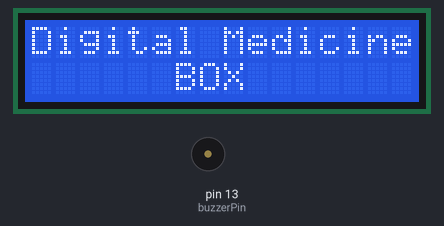
The sketch below on a simulated Arduino Uno, built with avr-gcc and run on an emulated ATmega328P. On the bench: 16×2 character LCD, buzzer (waves = sounding, pin HIGH). The local clock reads 2024-03-15 10:24:30 at power-on unless the sketch sets it.

Above: at 0.1 s.
At 3.1 s:
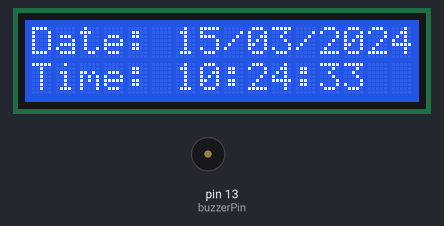
At 11.2 s:
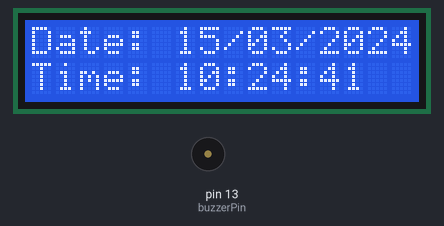
At 20.2 s:
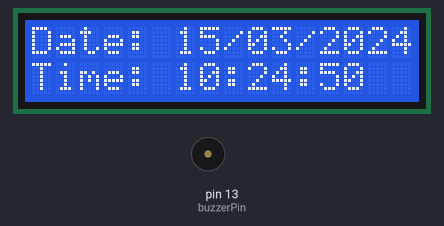
At 29.3 s:
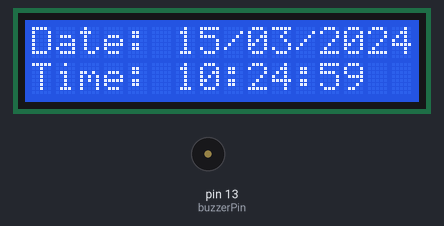
At 38.3 s:
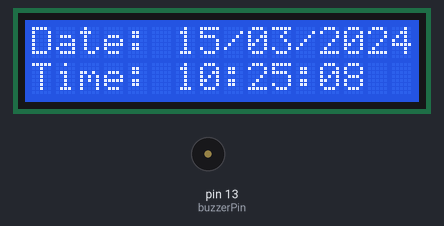

Measured:
- what the display in image 1 shows lasts 1.0 s, from 3.1 s to 4.1 s

The sketch:

medicine_reminder.ino
```cpp
/*
 * ==============================================================================
 * Project : Automatic Medicine Reminder Box using Arduino
 * Course  : Digital Logic Design Sessional (EEE 228)
 * Dept    : Biomedical Engineering, CUET
 * Authors : Dip Muhuri, Sifat Chowdhury, Nizam Uddin Babu, Dip Paul, Jannatul Mawa Taki
 * ==============================================================================
 */

#include <Wire.h>
#include <RTClib.h>
#include <LiquidCrystal.h>

// Initialize DS3231 RTC and 16x2 LCD in 4-bit mode (RS, EN, D4, D5, D6, D7)
RTC_DS3231 rtc;
LiquidCrystal lcd(12, 11, 5, 4, 3, 2);

const int buzzerPin = 13; // Output pin for active buzzer and alert LED

void setup() {
  Serial.begin(9600);
  pinMode(buzzerPin, OUTPUT);
  digitalWrite(buzzerPin, LOW);

  lcd.begin(16, 2);

  if (!rtc.begin()) {
    Serial.println("Couldn't find RTC module. Check connections!");
    lcd.clear();
    lcd.print("RTC Not Found!");
    while (1);
  }

  // Synchronize RTC once if power is lost (or set manual timestamp)
  if (rtc.lostPower()) {
    rtc.adjust(DateTime(F(__DATE__), F(__TIME__)));
  }

  // Welcome screen sequence
  lcd.clear();
  lcd.setCursor(0, 0);
  lcd.print("Digital Medicine");
  lcd.setCursor(0, 1);
  lcd.print("      BOX       ");
  delay(3000);
  lcd.clear();
}

void loop() {
  DateTime now = rtc.now();

  // Display default Live Date & Time screen
  lcd.setCursor(0, 0);
  lcd.print("Date: ");
  printTwoDigits(now.day());
  lcd.print('/');
  printTwoDigits(now.month());
  lcd.print('/');
  lcd.print(now.year(), DEC);

  lcd.setCursor(0, 1);
  lcd.print("Time: ");
  printTwoDigits(now.hour());
  lcd.print(':');
  printTwoDigits(now.minute());
  lcd.print(':');
  printTwoDigits(now.second());

  // Verify scheduled alarm slots
  checkReminders(now);

  delay(1000); // 1-second refresh cycle
}

void checkReminders(DateTime now) {
  if (now.hour() == 1 && now.minute() == 16 && now.second() == 0) {
    displayReminder("Morning Medicine");
    activateBuzzer();
  } else if (now.hour() == 18 && now.minute() == 0 && now.second() == 0) {
    displayReminder("Evening Medicine");
    activateBuzzer();
  } else if (now.hour() == 22 && now.minute() == 0 && now.second() == 0) {
    displayReminder("Goodnight Med");
    activateBuzzer();
  }
}

void displayReminder(const char *reminder) {
  lcd.clear();
  lcd.setCursor(0, 0);
  lcd.print("Reminder:");
  lcd.setCursor(0, 1);
  lcd.print(reminder);
}

void activateBuzzer() {
  digitalWrite(buzzerPin, HIGH);
  delay(30000); // Trigger alert tone for 30 seconds
  digitalWrite(buzzerPin, LOW);
  lcd.clear();
}

void printTwoDigits(int number) {
  if (number < 10) {
    lcd.print("0");
  }
  lcd.print(number, DEC);
}
```
